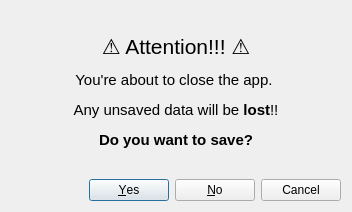
<?xml version="1.0" encoding="UTF-8"?>
<ui version="4.0">
 <class>ExitDialog</class>
 <widget class="QDialog" name="ExitDialog">
  <property name="geometry">
   <rect>
    <x>0</x>
    <y>0</y>
    <width>352</width>
    <height>212</height>
   </rect>
  </property>
  <property name="windowTitle">
   <string>Unsaved changes</string>
  </property>
  <layout class="QVBoxLayout" name="verticalLayout">
   <item>
    <widget class="QLabel" name="label_2">
     <property name="font">
      <font>
       <pointsize>14</pointsize>
      </font>
     </property>
     <property name="text">
      <string>&lt;html&gt;&lt;head/&gt;&lt;body&gt;&lt;p&gt;&lt;span style=&quot; font-size:16pt;&quot;&gt;⚠️ Attention!!! ⚠️&lt;/span&gt;&lt;/p&gt;&lt;p&gt;&lt;span style=&quot; font-size:11pt;&quot;&gt;You're about to close the app. &lt;/span&gt;&lt;/p&gt;&lt;p&gt;&lt;span style=&quot; font-size:11pt;&quot;&gt;Any unsaved data will be &lt;/span&gt;&lt;span style=&quot; font-size:11pt; font-weight:700;&quot;&gt;lost&lt;/span&gt;&lt;span style=&quot; font-size:11pt;&quot;&gt;!!&lt;/span&gt;&lt;/p&gt;&lt;p&gt;&lt;span style=&quot; font-size:11pt; font-weight:700;&quot;&gt;Do you want to save?&lt;/span&gt;&lt;/p&gt;&lt;/body&gt;&lt;/html&gt;</string>
     </property>
     <property name="alignment">
      <set>Qt::AlignmentFlag::AlignCenter</set>
     </property>
     <property name="wordWrap">
      <bool>true</bool>
     </property>
    </widget>
   </item>
   <item>
    <widget class="QDialogButtonBox" name="buttonBox">
     <property name="orientation">
      <enum>Qt::Orientation::Horizontal</enum>
     </property>
     <property name="standardButtons">
      <set>QDialogButtonBox::StandardButton::Cancel|QDialogButtonBox::StandardButton::No|QDialogButtonBox::StandardButton::Yes</set>
     </property>
    </widget>
   </item>
  </layout>
 </widget>
 <resources/>
 <connections>
  <connection>
   <sender>buttonBox</sender>
   <signal>accepted()</signal>
   <receiver>ExitDialog</receiver>
   <slot>accept()</slot>
   <hints>
    <hint type="sourcelabel">
     <x>248</x>
     <y>254</y>
    </hint>
    <hint type="destinationlabel">
     <x>157</x>
     <y>274</y>
    </hint>
   </hints>
  </connection>
  <connection>
   <sender>buttonBox</sender>
   <signal>rejected()</signal>
   <receiver>ExitDialog</receiver>
   <slot>reject()</slot>
   <hints>
    <hint type="sourcelabel">
     <x>316</x>
     <y>260</y>
    </hint>
    <hint type="destinationlabel">
     <x>286</x>
     <y>274</y>
    </hint>
   </hints>
  </connection>
 </connections>
</ui>
